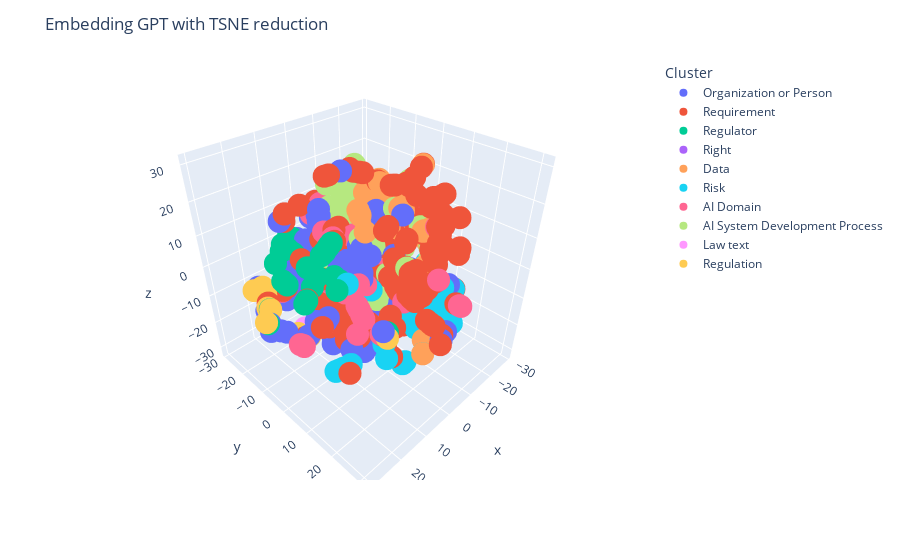

The notebook cell this image was saved under:
### Code cell
e.plotEmbedding(embeddingType="GPT", dim=3, reduction="TSNE", y ="SVC")

### Figure 1 — Plotly figure (JSON) as saved in the notebook; plotly's stock layout.template omitted (floating-point values rounded to 4 significant figures; data arrays with more than 128 entries replaced by an {"elided": "..."} marker saying what was removed)
{"data": [{"hovertemplate": "<b>%{hovertext}</b><br><br>color=Organization or Person<br>x=%{x}<br>y=%{y}<br>z=%{z}<extra></extra>", "hovertext": ["ai", "article", "natural persons", "member", "council", "legal person", "provider", "decision", "natural person", "union market", "critical infrastructure", "product manufacturer", "relevant union", "credit institutions", "union institutions", "own use", "experimentation facilities", "user", "financial institutions subject", "artificial", "international organisations", "ireland", "annex", "prospective providers", "public services", "defective products", "intermediary service providers", "relevant operators", "ai-enabled", "denmark", "medium enterprises", "sme", "ai-on", "market", "financial institutions", "supply chain", "conformity assessment body", "chapter", "trade name", "trade mark", "distributor", "committee", "regions", "bank", "ecb", "union values", "ai-based", "cross border", "high-level expert", "global leader", "human experts", "expert systems", "multiple persons", "specific natural person", "factory premises", "relevant employees", "service providers", "foreign partners", "recipient member", "private entity", "human behaviour", "specific group", "religious minorities", "factors external", "private actors", "certain groups", "lex specialis", "articles applies", "kingdom", "health sector", "child", "vehicle occupants", "vulnerable road users", "such products", "critical entities", "large scale", "vocational training institutions", "workers management", "such persons", "small entreprises", "small enterprises", "own insurance products", "union anti-money", "provider identifies", "certain actors", "relevant entities", "respective fields", "human operator", "different persons", "person modifies", "contact person", "harmonised", "commercial property", "vulnerable groups", "ethnic origin", "artificial origin", "european standardisation organisations", "experimentation labs", "relevant stakeholder", "civil society organisations", "relevant providers", "cross-border users", "expert laboratories", "reference laboratories", "relevant stakeholders", "such representatives", "public entities", "temporary sub-groups", "experts groups", "relevant experts", "public entity", "investment firms", "insurance intermediaries", "financial sector", "development teams", "particular electronic commerce", "conformity assessment bodies", "natural persons regardless", "public powers", "specific persons", "organisation", "union market providers"], "legendgroup": "Organization or Person", "marker": {"color": "#636efa", "symbol": "circle"}, "mode": "markers", "name": "Organization or Person", "scene": "scene", "showlegend": true, "type": "scatter3d", "x": [-17.51, 6.5, 8.895, 12.59, 4.367, 9.014, 5.058, 2.569, 8.431, 26.06, -11.22, -3.401, 26.3, 9.702, 28.67, 13.02, 7.646, 13.05, 9.384, -15.7, 18.05, 0.9581, 10.96, 6.609, 3.264, -16.34, 5.791, 10.9, -18.0, 0.9948, -5.874, -6.807, -17.25, 12.47, 9.886, 5.463, 6.841, 6.814, 10.35, 10.35, 5.309, 3.504, 5.444, 10.89, 3.094, 28.34, -17.81, 25.09, 6.871, 8.218, 2.62, 2.037, 1.275, 7.662, 8.478, 15.59, 5.641, 19.83, 12.77, 16.58, 4.855, -10.39, -11.65, 20.69, -3.647, -10.51, 6.407, 6.591, 6.244, -12.29, 13.02, -9.41, -9.838, -0.4158, 14.45, -7.452, -6.763, 24.89, 2.076, -6.398, -6.307, -10.52, 28.98, 4.134, -3.65, 15.24, -17.17, 2.932, 1.492, 0.3643, 2.824, 24.22, 8.928, -10.55, -15.19, -15.7, 9.988, 7.6, 17.62, 17.63, 15.63, 24.95, 6.381, 6.34, 17.6, 2.25, 16.25, -9.217, 5.957, 6.248, 16.44, 8.708, 6.039, 11.04, -3.051, -10.76, 6.85, 9.782, 19.46, 2.007, 4.204, 26.27], "y": [-17.62, -20.3, -4.084, -21.32, -20.96, -4.392, -11.55, -16.49, -4.272, -4.908, -21.08, 13.09, -10.26, -6.747, -5.807, 8.088, 6.487, -20.55, -7.042, -11.03, 3.96, -29.07, -21.35, -10.18, -8.28, 12.35, -11.58, -10.44, -18.93, -29.05, -28.06, -28.87, -18.69, -2.146, -7.085, -13.2, -1.14, -20.91, 12.22, 12.22, -12.57, -15.75, -16.41, -5.544, -21.82, -6.159, -18.75, 5.608, -1.396, -1.375, 30.22, -0.3637, 3.503, -4.572, 7.522, -9.281, -11.03, 3.587, -21.82, -14.22, 30.75, -0.3107, -1.575, 3.283, -0.3961, -0.4816, -1.711, -19.61, -17.18, -4.19, -20.31, 0.1362, 0.2926, 10.19, -11.05, 6.433, -2.461, -4.178, 1.828, -27.12, -27.73, -4.272, -5.033, -10.65, -0.3964, -10.21, 16.38, 30.2, 3.593, 1.795, 0.8387, -16.37, 7.945, 0.5407, -5.769, -11.02, -24.15, 6.437, -5.909, 4.43, -10.12, 5.55, 5.297, 5.273, -5.929, 1.909, -13.31, -1.088, -1.124, -1.211, -13.83, -7.752, -12.35, -8.454, -8.233, -24.91, -1.141, -3.495, 25.28, 1.728, -15.58, -5.078], "z": [-15.67, -16.68, -24.54, -14.9, -3.173, -22.94, 4.891, -10.7, -24.89, -10.26, 16.23, 4.105, -6.353, 17.21, -7.293, -17.0, 8.565, -13.67, 18.63, -11.52, -6.401, -3.229, -14.94, 6.138, 9.236, -7.37, 7.029, -2.653, -14.25, -3.204, -11.17, -12.4, -15.62, 15.72, 17.21, 3.149, 30.09, -16.14, 14.12, 14.12, 3.809, -10.1, -9.407, 16.65, 0.4025, -7.208, -14.66, -5.823, 3.006, 2.874, -2.988, 7.335, -26.34, -25.49, 5.789, 3.512, 6.485, -5.65, -14.94, 6.378, -3.938, -20.93, -21.45, -5.213, -31.71, -21.33, 1.704, -16.9, -8.565, 6.01, -15.86, -24.85, -24.08, 8.28, 3.124, 15.7, 13.92, -10.94, -28.24, -11.78, -11.7, 5.996, -8.627, 4.87, -31.71, 2.7, -6.656, -2.946, -26.43, -26.56, -26.8, -2.95, 4.574, -22.85, -19.75, -11.53, 8.473, 8.689, 2.407, -5.112, 1.45, -5.801, 11.14, 11.23, 2.411, -29.49, 5.559, -20.65, 4.318, 3.914, 6.032, 16.12, 7.8, 16.49, 24.98, -0.4223, 30.09, -24.82, 4.615, -27.55, -10.15, -10.14]}, {"hovertemplate": "<b>%{hovertext}</b><br><br>color=Requirement<br>x=%{x}<br>y=%{y}<br>z=%{z}<extra></extra>", "hovertext": {"elided": "249 str values"}, "legendgroup": "Requirement", "marker": {"color": "#EF553B", "symbol": "circle"}, "mode": "markers", "name": "Requirement", "scene": "scene", "showlegend": true, "type": "scatter3d", "x": {"elided": "249 float values"}, "y": {"elided": "249 float values"}, "z": {"elided": "249 float values"}}, {"hovertemplate": "<b>%{hovertext}</b><br><br>color=Regulator<br>x=%{x}<br>y=%{y}<br>z=%{z}<extra></extra>", "hovertext": ["eu", "european parliament", "law enforcement", "national competent authorities", "union law", "competent authorities", "public authorities", "european union", "national competent authority", "market surveillance authorities", "public authority", "law enforcement authorities", "asylum authorities", "law enforcement authority", "relevant authorities", "european council", "judicial authority", "independent administrative authority", "national public authorities", "national authorities", "european central bank", "national authority", "market surveillance authority", "administrative authority", "regulation of the european parliament and of the council laying down harmonised rules on artificial intelligence", "the european parliament and the council of the european union", "european commission", "national parliaments", "parliament", "euco", "european parliament resolution", "europol", "public international law", "european arrest warrant", "police cooperation", "union policies", "responsible authorities", "public administration", "law enforcement context", "customs authorities", "judicial authorities", "relevant competent authorities", "administrative cooperation group", "surveillance authorities", "enforcement powers", "competent market surveillance authority", "data protection authorities", "public authority competent", "competent authority", "authority access"], "legendgroup": "Regulator", "marker": {"color": "#00cc96", "symbol": "circle"}, "mode": "markers", "name": "Regulator", "scene": "scene", "showlegend": true, "type": "scatter3d", "x": [4.798, 7.672, 20.72, 24.09, 26.39, 21.64, 21.76, 4.828, 24.11, 18.03, 21.41, 20.52, 19.42, 20.47, 16.11, 4.622, 22.76, 19.69, 26.03, 25.86, 3.688, 25.77, 17.86, 19.49, -12.86, 7.459, 4.591, 7.038, 6.981, 3.88, 8.027, 3.589, 18.47, 8.834, 26.85, 29.16, 20.92, 22.23, 22.18, 20.48, 22.8, 22.06, 27.87, 18.76, 18.27, 17.61, -22.95, 21.57, 21.6, 20.56], "y": [-27.98, -22.02, 13.45, -6.776, -8.354, -6.396, 2.115, -23.71, -6.779, 6.312, 1.782, 12.3, 5.353, 12.63, -10.03, -21.91, 5.496, 3.252, -1.583, -0.7369, -21.99, -0.3247, 6.377, 3.352, -17.79, -22.46, -22.46, -18.89, -18.82, -27.77, -21.81, -27.71, 2.756, -21.44, 8.386, -5.659, -7.614, 3.421, 13.57, 10.79, 5.524, -6.772, 8.93, 5.839, 25.45, 6.992, -13.63, -4.702, -5.641, 1.1], "z": [-0.5232, -2.564, 11.1, 9.411, -4.756, 12.7, 12.55, -1.813, 9.394, 17.35, 12.25, 12.21, 15.19, 12.42, 0.1021, -2.194, 8.01, 8.44, 7.771, 7.346, -0.4601, 7.137, 17.6, 8.233, -8.643, -3.515, -1.75, -6.384, -6.471, -1.228, -2.088, -1.454, -8.325, -1.174, 7.898, -6.289, 13.1, 12.26, 11.09, 12.62, 8.015, 12.01, 7.835, 16.08, 3.653, 18.58, 11.06, 13.47, 13.06, 11.47]}, {"hovertemplate": "<b>%{hovertext}</b><br><br>color=Right<br>x=%{x}<br>y=%{y}<br>z=%{z}<extra></extra>", "hovertext": ["fundamental rights"], "legendgroup": "Right", "marker": {"color": "#ab63fa", "symbol": "circle"}, "mode": "markers", "name": "Right", "scene": "scene", "showlegend": true, "type": "scatter3d", "x": [0.816], "y": [-19.17], "z": [-20.76]}, {"hovertemplate": "<b>%{hovertext}</b><br><br>color=Data<br>x=%{x}<br>y=%{y}<br>z=%{z}<extra></extra>", "hovertext": ["personal data", "biometric data", "input data", "data protection", "such data", "knowledge base", "data subjects", "means data", "such information", "historical patterns", "text", "reference data repository", "video footage", "digital", "reference database", "such output", "ethnic origins", "sexual orientation", "high quality data", "training data", "digital products", "data controllers", "knowledge graphs", "knowledge bases", "large number", "digital nature", "process data", "such research", "image/speech recognition", "multiple contexts", "social score", "social contexts", "medical condition", "digital environment", "learning outcomes", "personality traits", "high data quality", "data minimisation", "quality datasets", "european common data spaces", "european health data space", "health data", "high-quality data", "general characteristics", "instance output data", "system output", "accuracy metrics", "such database", "generate content", "hair colour", "eye colour", "personal preferences", "artificial intelligence output", "translation", "data access infrastructure", "video generation", "validation data", "validation dataset", "separate dataset", "facial images", "dactyloscopic data", "psychological states", "data", "data governance", "data collection processes", "relevant data preparation processing operations", "possible data gaps", "individual data", "up-to date", "output", "model flaws", "data management", "data collection", "data analysis", "data storage", "data filtration", "data aggregation", "data retention"], "legendgroup": "Data", "marker": {"color": "#FFA15A", "symbol": "circle"}, "mode": "markers", "name": "Data", "scene": "scene", "showlegend": true, "type": "scatter3d", "x": [-16.76, -25.21, -13.26, -21.71, -19.33, 2.336, -16.57, -16.1, -18.61, -26.84, 4.964, 4.465, -21.75, -14.96, 4.461, -19.43, -15.19, -18.55, -10.85, -7.102, -14.93, -17.2, 2.176, 2.303, -7.458, -15.12, -14.12, -18.36, -25.07, -12.34, -13.5, -12.79, 3.282, -15.02, -5.702, -14.84, -11.24, -21.08, -8.678, 6.011, 6.007, -14.75, -11.07, -13.36, -18.11, -17.94, -14.58, -19.86, -25.57, -16.23, -16.23, -16.1, -14.7, 4.95, -13.22, -21.76, -9.188, -9.0, -8.405, -25.45, -21.05, 0.03478, -16.75, -18.85, -15.61, -14.56, -23.35, -16.62, -13.82, -19.83, -8.992, -18.19, -16.04, -17.66, -17.99, -17.38, -17.06, -17.69], "y": [-6.778, 0.1213, -7.861, -12.96, 1.974, 0.6819, -4.952, -4.168, 1.597, -9.084, -22.44, 4.656, -19.06, -22.31, 4.646, 4.475, -5.755, -4.981, 2.4, -7.233, -21.83, -5.959, -0.2428, 0.4906, 6.426, -21.21, -8.121, 0.5735, -13.39, 9.64, 10.96, 9.563, 24.54, -21.44, -11.99, 0.2612, 3.413, -11.79, -1.72, -27.68, -27.68, -4.117, 2.535, 0.7234, 6.997, 7.273, 6.38, 2.396, -17.32, -9.719, -9.718, -6.046, -14.74, -23.39, -19.22, -19.06, -3.648, -3.037, -0.6927, -13.38, 1.405, 21.96, -3.272, -6.75, -7.441, -8.93, 2.956, -7.113, 4.875, 5.148, 8.598, -7.667, -7.214, -5.782, -8.2, -7.028, -6.663, -9.2], "z": [-0.1123, 4.744, 17.36, 11.7, 3.422, 17.19, 6.747, 6.182, 3.789, -10.3, -17.17, 14.89, -0.0004714, 3.507, 14.9, 3.825, -19.75, -17.78, 14.91, 17.39, 1.902, 7.833, 18.24, 17.41, 15.7, 0.001668, 17.51, 2.199, -7.332, 10.09, 10.94, 10.07, -13.92, 0.7336, 17.6, -14.23, 14.4, 11.58, 21.0, 6.249, 6.247, 6.049, 15.15, -14.93, 3.213, 3.185, 27.42, 2.558, 2.161, -21.26, -21.26, -1.017, -7.263, -16.9, 15.51, 0.01167, 20.88, 20.89, 21.29, -6.185, 4.138, -12.89, 5.63, 10.63, 16.51, 18.31, -9.83, 0.4165, 10.98, 4.18, -12.2, 10.36, 16.21, 15.97, 10.28, 14.21, 15.44, 10.16]}, {"hovertemplate": "<b>%{hovertext}</b><br><br>color=Risk<br>x=%{x}<br>y=%{y}<br>z=%{z}<extra></extra>", "hovertext": ["high-risk ai", "criminal offences", "high risk", "such harm", "vulnerable position", "possible risks", "respective high-risk", "safety risks", "vulnerabilities", "significant risk", "new high-risk", "generate risks", "possible damages pursuant", "lethal force", "psychological harms", "extreme poverty", "phycological harm", "distortion results", "psychological harm", "such harm results", "financial harms", "mental disease", "harmful manipulative", "discriminatory outcomes", "unfavourable treatment", "potential victims", "certain threats", "terrorist attack", "different criminal offences", "possible negative consequences", "criminal matters", "unacceptable risks", "significant harmful impact", "high-risk pursuant", "high-risk products", "possible harm", "high-risk scenarios", "discriminatory effects", "discriminatory impacts", "critical situations", "serious consequences", "unjust manner", "criminal proceedings", "potential criminal offence", "past criminal behaviour", "certain risks", "potential biases", "possible shortcomings", "unexpected situations", "certain anomalies", "safety impacts", "erroneous decisions", "cyberattacks", "adversarial attacks", "defective high-risk", "particular use high-risk", "exceptional fall", "specific risks", "serious incidents", "significant risks", "risk", "foreseeable risks", "residual risk", "overall residual risk", "possible biases", "such risks persist", "specific vulnerabilities", "adversarial examples", "serious incident"], "legendgroup": "Risk", "marker": {"color": "#19d3f3", "symbol": "circle"}, "mode": "markers", "name": "Risk", "scene": "scene", "showlegend": true, "type": "scatter3d", "x": [-20.98, 20.86, -16.04, -6.178, -9.995, -11.79, -16.19, -9.346, -10.09, -14.19, -16.04, -25.58, -9.237, 19.95, -1.361, -7.648, -2.219, -4.805, -1.477, -5.864, -1.57, 3.256, 4.449, 2.07, 7.256, -11.35, -12.98, 13.24, 21.05, -8.515, 19.61, -15.73, -9.572, -16.29, -16.87, -9.936, -15.68, 2.986, 3.029, -15.91, -8.272, 7.709, 19.56, 21.58, 22.13, -13.39, -24.8, -8.836, -16.06, -13.89, -9.338, -2.106, 13.15, 12.9, -16.18, -15.12, -15.31, -12.78, -15.58, -13.86, -12.31, -14.99, -16.38, -16.38, -24.6, -13.92, -10.28, 12.9, -15.52], "y": [15.75, 13.42, 15.02, 14.83, 4.594, 15.09, 15.9, 16.9, 5.933, 15.46, 14.78, -17.31, 14.86, 14.53, 21.38, 11.58, 22.39, 15.44, 21.78, 14.99, 20.03, 24.52, 6.093, 17.83, 9.573, 1.49, 18.67, 19.95, 13.23, 10.52, 14.6, 16.29, 14.74, 16.81, 14.61, 14.78, 12.56, 17.79, 17.79, 11.41, 10.92, 9.14, 14.76, 12.54, 11.81, 17.6, 2.416, 9.437, 10.42, 2.519, 16.91, -5.325, 19.73, 20.66, 13.41, 15.93, 6.486, 16.34, 8.135, 15.73, 14.67, 17.33, 19.43, 19.43, 2.577, 14.68, 6.556, 20.66, 7.766], "z": [-10.6, -14.39, -9.782, -15.05, -22.94, -11.82, -7.49, -3.33, -22.83, -11.74, -8.46, 2.168, -11.21, 12.2, -12.54, -15.03, -12.17, -15.88, -12.46, -15.23, -12.64, -13.91, -2.156, -22.47, 0.9451, -22.94, -12.26, -6.965, -14.57, -13.61, -13.24, -13.9, -13.28, -9.01, -10.44, -12.18, -12.43, -22.62, -22.63, -12.92, -14.11, 1.706, -13.11, -15.2, -15.87, -12.46, -9.412, -12.77, -13.35, -15.48, -3.307, -9.619, -5.966, -11.59, -7.832, -6.911, -14.79, -13.33, -14.25, -12.49, -10.63, -13.02, -18.76, -18.76, -9.371, -13.63, -22.77, -11.61, -14.37]}, {"hovertemplate": "<b>%{hovertext}</b><br><br>color=AI Domain<br>x=%{x}<br>y=%{y}<br>z=%{z}<extra></extra>", "hovertext": ["remote biometric identification systems", "market surveillance", "internal market", "general purpose", "remote biometric identification", "national security", "medical devices", "national security purposes", "border control", "application problem", "border control management", "private life", "personal non-professional activity", "market surveillance activities", "artificial intelligence act", "professional activities", "border control areas", "defence activities", "national security activities", "humanitarian purposes", "public security purposes", "civilian purposes", "military activities", "law enforcement purposes", "research activity", "virtual reality", "unfair commercial practices", "physical rehabilitation", "specific purpose", "law enforcement activities", "biometric identification", "civil aviation security", "marine equipment", "rail system", "civil aviation", "economic activities", "cybersecurity purposes", "task allocation", "credit score", "telecommunication services", "health insurance", "administrative activities", "certain biometric identification systems", "political orientation", "surveillance activities", "financial services", "market surveillance tasks", "sectorial nature", "information society services", "electronic commerce", "speech recognition", "commercial activity", "emotion recognition system", "biometric categorisation system"], "legendgroup": "AI Domain", "marker": {"color": "#FF6692", "symbol": "circle"}, "mode": "markers", "name": "AI Domain", "scene": "scene", "showlegend": true, "type": "scatter3d", "x": [-27.71, 13.48, 24.84, 0.2734, -27.89, 15.39, -4.535, 15.47, 27.83, 5.229, 27.72, -18.19, -20.17, 13.32, -13.24, -20.29, 28.4, 15.05, 15.27, 19.49, -1.631, 19.48, 15.13, 20.69, -18.08, -14.92, 8.286, -5.796, 0.2749, 20.22, -25.74, -7.505, -4.595, -0.9423, -7.649, 10.44, 13.32, 15.67, -14.19, 0.9927, -10.95, 16.78, -27.0, -18.55, 13.54, 10.8, 14.25, 19.34, 0.8716, -10.42, -24.9, 9.199, -24.49, -26.91], "y": [-2.114, 0.7362, 10.86, 6.715, -2.422, 14.92, -24.97, 15.2, 6.69, -12.0, 6.963, -6.619, -6.15, 1.371, -17.31, -6.122, 6.353, 12.45, 14.21, 17.15, 13.18, 17.14, 13.22, 14.53, -0.05447, -18.0, 8.633, 20.79, 6.713, 12.85, 0.07848, 26.81, -23.4, 4.149, 27.17, 8.26, 18.93, 4.357, 12.6, -4.433, -4.252, 4.23, -0.9221, -4.976, 2.818, -8.389, 0.3886, -12.66, -3.935, -24.98, -13.41, 8.148, -13.58, 0.8768], "z": [5.062, 16.62, 0.1297, -17.71, 5.104, -0.2248, 9.017, -0.471, -6.393, -12.97, -6.678, -0.8844, -2.327, 16.82, -7.81, -2.412, -5.961, 1.955, 0.4045, -1.399, -5.974, -1.397, 1.28, 10.1, 1.383, -3.534, 2.648, 3.151, -17.71, 10.06, 4.76, -2.734, 9.09, 5.946, -2.866, 3.643, -4.221, 4.357, 11.88, 8.619, 5.999, 5.617, 4.918, -17.77, 16.36, 17.42, 17.25, -5.004, 8.498, -0.5188, -7.816, 3.988, -8.834, 4.627]}, {"hovertemplate": "<b>%{hovertext}</b><br><br>color=AI System Development Process<br>x=%{x}<br>y=%{y}<br>z=%{z}<extra></extra>", "hovertext": ["artificial intelligence", "such systems", "framework", "training", "technical solutions", "machine and/or", "machine learning and/or logic-", "system interacts", "machine", "optimisation methods", "logic", "technological developments", "continuous iterative process", "entire lifecycle", "development process", "intelligence systems", "digital solutions", "trustworthy artificial intelligence", "ethical artificial intelligence", "various operators", "future technological developments", "simpler software systems", "learning approaches focus", "step-by-step instructions", "learning", "machine learning", "learning approaches", "reinforcement learning", "deep learning", "neural networks", "statistical techniques", "instance logistic regression", "bayesian", "approaches focus", "logical reasoning capabilities", "inference engine", "deductive engines", "regards machine learning approaches", "particular technology", "certain artificial intelligence practices", "powerful tools", "manipulative techniques", "subliminal techniques", "exploitative practices", "information systems", "autonomous robots", "complex environments", "sophisticated diagnostics systems", "critical digital infrastrucure", "vocational training", "programme", "high quality training", "artificial intelligence algorithms", "technical complexity", "specific logic", "initial phase", "software architecture", "innovative technologies", "artificial intelligence field", "artificial intelligence regulatory sandboxes", "regulatory learning", "artificial intelligence system", "pattern detection", "learnable parameters", "non-learnable parameters", "learning process", "specific technical processing", "automation bias", "interpretation tools"], "legendgroup": "AI System Development Process", "marker": {"color": "#B6E880", "symbol": "circle"}, "mode": "markers", "name": "AI System Development Process", "scene": "scene", "showlegend": true, "type": "scatter3d", "x": [-14.1, -1.328, -0.4714, -6.41, -6.37, -4.639, -5.798, -16.29, -4.64, -20.88, 5.238, -13.65, -4.353, -4.565, -3.174, 0.9249, -14.93, -15.79, -15.27, 10.89, -13.95, -1.982, -3.665, 0.3031, -5.965, -5.839, -4.674, -6.525, -4.643, 1.302, -19.61, -6.959, -27.73, -2.746, -4.841, -9.952, -9.949, -6.385, -10.46, -11.96, -2.739, 4.53, 4.019, 5.367, 0.3648, -7.816, -13.0, 0.06035, -12.33, -6.765, 4.826, -10.01, -13.63, -6.804, 5.108, -2.125, -1.071, -12.91, -13.31, -13.57, 8.957, -14.29, -26.83, -2.353, -2.353, -5.153, -10.37, -25.55, -1.987], "y": [-16.15, 3.791, -9.287, -7.958, 0.1754, -19.44, -14.8, 9.443, -19.48, -2.946, -3.547, 1.087, -8.19, 4.334, -8.039, -0.8174, -21.99, -15.72, -17.5, -10.44, 1.394, 2.336, -11.45, -12.81, -8.879, -14.82, -11.14, -13.55, -14.62, -0.4097, -2.781, -14.95, 4.584, -11.73, -14.53, -14.07, -14.07, -15.92, -1.92, -15.35, 2.433, 5.677, 4.467, 5.694, -1.187, -11.85, 8.083, 3.483, -20.06, -2.462, -14.41, 1.266, -14.68, 2.663, -3.045, -7.127, -1.373, 0.357, -17.25, -15.6, 22.27, -15.71, -9.102, -17.4, -17.4, -10.49, -1.973, 2.826, 2.926], "z": [-5.8, 7.386, 0.8867, 16.54, -7.362, 9.402, 10.05, 3.075, 9.402, 17.97, -5.387, -6.514, 26.16, -2.615, 25.43, 8.104, 2.407, -5.093, -6.273, -2.661, -6.496, 7.342, 17.1, -7.324, 16.71, 10.83, 17.11, 11.67, 11.79, 9.448, 17.75, 9.244, -4.412, 17.09, 8.99, 3.092, 3.096, 11.52, -6.491, -5.962, -10.48, -1.963, -2.399, -0.8598, 7.909, -11.26, 10.61, 8.108, 15.83, 13.92, -11.01, 14.72, -5.712, 2.939, -6.331, 26.2, 7.297, -6.573, -5.404, -3.918, 14.93, -6.299, -10.29, 18.09, 18.09, 16.95, -6.489, -8.407, -11.11]}, {"hovertemplate": "<b>%{hovertext}</b><br><br>color=Law text<br>x=%{x}<br>y=%{y}<br>z=%{z}<extra></extra>", "hovertext": ["national law", "legal acts", "state law", "legislative act", "national laws", "legal act"], "legendgroup": "Law text", "marker": {"color": "#FF97FF", "symbol": "circle"}, "mode": "markers", "name": "Law text", "scene": "scene", "showlegend": true, "type": "scatter3d", "x": [20.94, 9.701, 19.82, 9.124, 20.78, 9.608], "y": [-1.874, -5.374, -2.84, -4.921, -2.097, -5.29], "z": [-12.85, -19.37, -11.79, -17.96, -12.58, -19.19]}, {"hovertemplate": "<b>%{hovertext}</b><br><br>color=Regulation<br>x=%{x}<br>y=%{y}<br>z=%{z}<extra></extra>", "hovertext": ["union harmonisation legislation", "relevant union harmonisation legislation", "such union law", "union legislation", "relevant sectorial union law", "and amending certain union legislative acts", "national labour law", "enforcement directive", "common union defence policy", "national law contributes", "certain union harmonisation legislation"], "legendgroup": "Regulation", "marker": {"color": "#FECB52", "symbol": "circle"}, "mode": "markers", "name": "Regulation", "scene": "scene", "showlegend": true, "type": "scatter3d", "x": [24.1, 24.4, 25.95, 26.46, 24.26, 26.19, 22.39, 18.77, 29.84, 19.83, 24.78], "y": [-14.42, -14.32, -10.17, -8.075, -13.14, -15.43, -2.779, 25.98, -5.345, -1.069, -15.09], "z": [-1.968, -2.769, -5.589, -4.618, -3.696, -2.533, -12.12, 2.647, -5.324, -13.53, -2.652]}], "layout": {"legend": {"title": {"text": "Cluster"}, "tracegroupgap": 0}, "margin": {"t": 60}, "scene": {"domain": {"x": [0, 1], "y": [0, 1]}, "xaxis": {"title": {"text": "x"}}, "yaxis": {"title": {"text": "y"}}, "zaxis": {"title": {"text": "z"}}}, "title": {"text": "Embedding GPT with TSNE reduction"}, "xaxis": {"title": {"text": "x"}}, "yaxis": {"title": {"text": "y"}}}}
